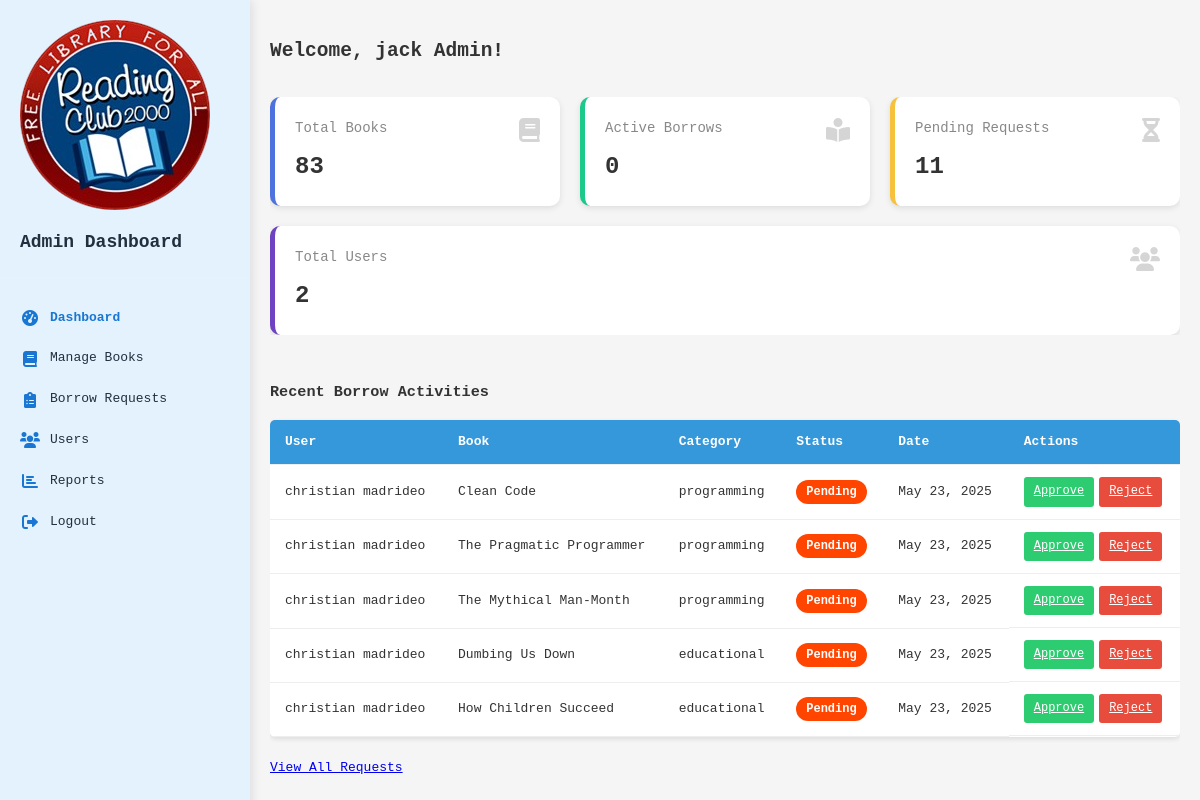
/admin.php (signed in), run on the app's committed database.
### tables this page shows
CREATE TABLE `borrows` (
  `id` int(11) NOT NULL,
  `user_id` int(11) NOT NULL,
  `book_id` int(11) NOT NULL,
  `borrow_date` timestamp NOT NULL DEFAULT current_timestamp(),
  `due_date` date NOT NULL,
  `return_date` timestamp NULL DEFAULT NULL,
  `status` enum('pending','approved','rejected','returned') NOT NULL,
  `admin_note` text DEFAULT NULL
);

CREATE TABLE `users` (
  `id` int(11) NOT NULL,
  `username` varchar(50) NOT NULL,
  `email` varchar(100) NOT NULL,
  `password` varchar(255) NOT NULL,
  `first_name` varchar(50) NOT NULL,
  `last_name` varchar(50) NOT NULL,
  `phone` varchar(20) DEFAULT NULL,
  `address` text DEFAULT NULL,
  `created_at` timestamp NOT NULL DEFAULT current_timestamp(),
  `updated_at` timestamp NOT NULL DEFAULT current_timestamp() ON UPDATE current_timestamp(),
  `is_admin` tinyint(1) DEFAULT 0,
  `reset_token` varchar(255) DEFAULT NULL,
  `reset_expires` datetime DEFAULT NULL
);

CREATE TABLE `books` (
  `id` int(11) NOT NULL,
  `title` varchar(255) NOT NULL,
  `author` varchar(100) NOT NULL,
  `description` text DEFAULT NULL,
  `category` enum('children','ya','educational','programming','cook') NOT NULL,
  `cover_image` varchar(255) DEFAULT NULL,
  `quantity` int(11) NOT NULL DEFAULT 1,
  `available` int(11) NOT NULL DEFAULT 1,
  `created_at` timestamp NOT NULL DEFAULT current_timestamp(),
  `updated_at` timestamp NOT NULL DEFAULT current_timestamp() ON UPDATE current_timestamp(),
  `available_copies` int(11) DEFAULT 0
);

### admin.php (the view, shortened to what this page needs)
<?php
require_once 'config.php';
$stmt = $pdo->query("SELECT COUNT(*) as total FROM books");
$totalBooks = $stmt->fetch(PDO::FETCH_ASSOC)['total'];
$stmt = $pdo->query("SELECT COUNT(*) as total FROM borrows WHERE status = 'pending'");
$pendingRequests = $stmt->fetch(PDO::FETCH_ASSOC)['total'];
$stmt = $pdo->query("SELECT COUNT(*) as total FROM borrows WHERE status = 'borrowed'");
$activeBorrows = $stmt->fetch(PDO::FETCH_ASSOC)['total'];
$stmt = $pdo->query("SELECT COUNT(*) as total FROM users WHERE is_admin = 0");
$totalUsers = $stmt->fetch(PDO::FETCH_ASSOC)['total'];
?>
<!DOCTYPE html>
<html lang="en">
<head>
    <link rel="stylesheet" href="assets/css/admin.css">
    <link rel="stylesheet" href="assets/css/admin2.css">
    <link rel="stylesheet" href="https://cdnjs.cloudflare.com/ajax/libs/font-awesome/6.0.0-beta3/css/all.min.css">
</head>
<body>
    <nav class="admin-navbar">
        <div class="logo">
            <img src="assets/img/Logo5.png" alt="Reading Club Logo">
            <h1>Admin Dashboard</h1>
        </div>
        <ul class="nav-links">
            <li><a href="admin.php" class="active"><i class="fas fa-tachometer-alt"></i> Dashboard</a></li>
            <li><a href="admin_books.php"><i class="fas fa-book"></i> Manage Books</a></li>
            <li><a href="admin_requests.php"><i class="fas fa-clipboard-list"></i> Borrow Requests</a></li>
            <li><a href="admin_users.php"><i class="fas fa-users"></i> Users</a></li>
            <li><a href="admin_report.php"><i class="fas fa-chart-bar"></i> Reports</a></li>
            <li><a href="admin_only.php"><i class="fas fa-sign-out-alt"></i> Logout</a></li>
        </ul>
    </nav>
    <div class="admin-container">
        <h2>Welcome, <?php echo $_SESSION['first_name'], " ",  "Admin"; ?>!</h2>
       <div class="dashboard-counters">
    <div class="counter-box blue">
        <div class="counter-title">Total Books</div>
        <div class="counter-value"><?php echo $totalBooks; ?></div>
        <div class="counter-icon"><i class="fas fa-book"></i></div>
    </div>
    <div class="counter-box green">
        <div class="counter-title">Active Borrows</div>
        <div class="counter-value"><?php echo $activeBorrows; ?></div>
        <div class="counter-icon"><i class="fas fa-book-reader"></i></div>
    </div>
    <div class="counter-box yellow">
        <div class="counter-title">Pending Requests</div>
        <div class="counter-value"><?php echo $pendingRequests; ?></div>
        <div class="counter-icon"><i class="fas fa-hourglass-half"></i></div>
    </div>
    <div class="counter-box purple">
        <div class="counter-title">Total Users</div>
        <div class="counter-value"><?php echo $totalUsers; ?></div>
        <div class="counter-icon"><i class="fas fa-users"></i></div>
    </div>
</div>
        <div class="recent-activity">
            <h3>Recent Borrow Activities</h3>
            <table class="admin-table">
                <thead>
                    <tr>
                        <th>User</th>
                        <th>Book</th>
                        <th>Category</th>
                        <th>Status</th>
                        <th>Date</th>
                        <th>Actions</th>
                    </tr>
                </thead>
                <tbody>
                    <?php
                    $stmt = $pdo->query("
                        SELECT b.id as borrow_id, u.first_name, u.last_name, bk.title, bk.category, b.status, b.borrow_date, b.book_id
                        FROM borrows b
                        JOIN users u ON b.user_id = u.id
                        JOIN books bk ON b.book_id = bk.id
                        ORDER BY b.borrow_date DESC
                        LIMIT 5
                    ");
                    while ($row = $stmt->fetch(PDO::FETCH_ASSOC)):
                    ?>
                    <tr>
                        <td><?php echo $row['first_name'] . ' ' . $row['last_name']; ?></td>
                        <td><?php echo $row['title']; ?></td>
                        <td><?php echo htmlspecialchars($row['category']); ?></td>
                        <td>
                            <span class="status-badge status-<?php echo strtolower($row['status']); ?>">
                                <?php echo ucfirst($row['status']); ?>
                            </span>
                        </td>
                        <td><?php echo date('M j, Y', strtotime($row['borrow_date'])); ?></td>
                        <td class="action-buttons">
                            <?php if ($row['status'] == 'pending'): ?>
                                <a href="process_borrow.php?action=approve&id=<?php echo $row['borrow_id']; ?>" class="btn-small btn-approve">Approve</a>
                                <a href="process_borrow.php?action=reject&id=<?php echo $row['borrow_id']; ?>" class="btn-small btn-reject">Reject</a>
                            <?php elseif ($row['status'] == 'approved'): ?>
                                <a href="process_borrow.php?action=return&id=<?php echo $row['borrow_id']; ?>" class="btn-small btn-return">Mark Returned</a>
                            <?php endif; ?>
                        </td>
                    </tr>
                    <?php endwhile; ?>
                </tbody>
            </table>
            <br>
            <a href="admin_requests.php" class="view-all">View All Requests</a>
        </div>
    </div>
</body>
</html>

### assets/css/admin.css (style rules this page uses)
* { font-family: monospace; }
body { overflow-y: auto; overflow-x: hidden; font-family: monospace; margin: 0; padding: 0; background-color: #f5f5f5; color: #333; line-height: 1.6; }
.admin-container { margin-left: 250px; padding: 20px; transition: margin-left 0.3s; }
.btn-small { padding: 5px 10px; font-size: 12px; border-radius: 3px; }
.admin-navbar { background-color: #e3f2fd; color: #222f3e; position: fixed; top: 0; left: 0; width: 250px; height: 100%; padding: 20px 0; box-shadow: 2px 0 10px rgba(0, 0, 0, 0.1); z-index: 1000; transition: width 0.3s; }
.admin-navbar .logo { padding: 0 20px 20px; border-bottom: 1px solid rgba(255, 255, 255, 0.1); margin-bottom: 20px; }
.admin-navbar .logo img { max-width: 100%; height: auto; margin-bottom: 10px; }
.admin-navbar .logo h1 { font-size: 18px; margin: 0; color: #222f3e; }
.admin-navbar .nav-links { list-style: none; padding: 0; margin: 0; }
.admin-navbar .nav-links li { padding: 10px 20px; transition: background-color 0.3s; }
.admin-navbar .nav-links li a { color: #222f3e; text-decoration: none; display: flex; align-items: center; gap: 10px; }
.admin-navbar .nav-links li a i { width: 20px; text-align: center; color: #1976d2; }
.admin-navbar .nav-links li a.active { color: #1976d2; font-weight: 600; }
.admin-table { width: 100%; border-collapse: collapse; background-color: white; box-shadow: 0 2px 5px rgba(0, 0, 0, 0.1); border-radius: 5px; overflow: hidden; }
.admin-table th, .admin-table td { padding: 12px 15px; text-align: left; border-bottom: 1px solid #eee; }
.admin-table th { background-color: #3498db; color: white; font-weight: 600; }
.action-buttons { display: flex; gap: 5px; flex-wrap: wrap; }
.status-badge { padding: 5px 10px; border-radius: 20px; font-size: 12px; font-weight: 600; text-transform: capitalize; }
.status-pending { background-color: orangered; color: white; }
.btn-approve { background-color: #2ecc71; color: white; }
.btn-reject { background-color: #e74c3c; color: white; }

### assets/css/admin2.css (style rules this page uses)
html, body { overflow-y: scroll; scrollbar-width: none; }
* { font-family: monospace; overflow-x: hidden; overflow-y: auto; }
.dashboard-counters { display: flex; gap: 20px; margin: 30px 0; flex-wrap: wrap; }
.counter-box { background: #fff; box-shadow: 0 2px 6px rgba(0,0,0,0.1); border-radius: 10px; padding: 20px; flex: 1 1 200px; position: relative; min-width: 200px; color: #333; transition: transform 0.2s ease; }
.counter-title { font-size: 14px; color: #888; margin-bottom: 8px; }
.counter-value { font-size: 24px; font-weight: bold; }
.counter-icon { position: absolute; top: 20px; right: 20px; font-size: 24px; opacity: 0.2; }
.counter-box.blue { border-left: 5px solid #4e73df; }
.counter-box.green { border-left: 5px solid #1cc88a; }
.counter-box.yellow { border-left: 5px solid #f6c23e; }
.counter-box.purple { border-left: 5px solid #6f42c1; }

### data on the page
borrows: user.first_name "christian", user.last_name "madrideo", book.title "Clean Code", book.category "programming", status "Pending", borrow_date "May 23, 2025"
borrows: user.first_name "christian", user.last_name "madrideo", book.title "The Pragmatic Programmer", book.category "programming", status "Pending", borrow_date "May 23, 2025"
borrows: user.first_name "christian", user.last_name "madrideo", book.title "The Mythical Man-Month", book.category "programming", status "Pending", borrow_date "May 23, 2025"
borrows: user.first_name "christian", user.last_name "madrideo", book.title "Dumbing Us Down", book.category "educational", status "Pending", borrow_date "May 23, 2025"
borrows: user.first_name "christian", user.last_name "madrideo", book.title "How Children Succeed", book.category "educational", status "Pending", borrow_date "May 23, 2025"

### other printed values
$_SESSION['first_name'] "jack"
$totalBooks "83"
$activeBorrows "0"
$pendingRequests "11"
$totalUsers "2"
